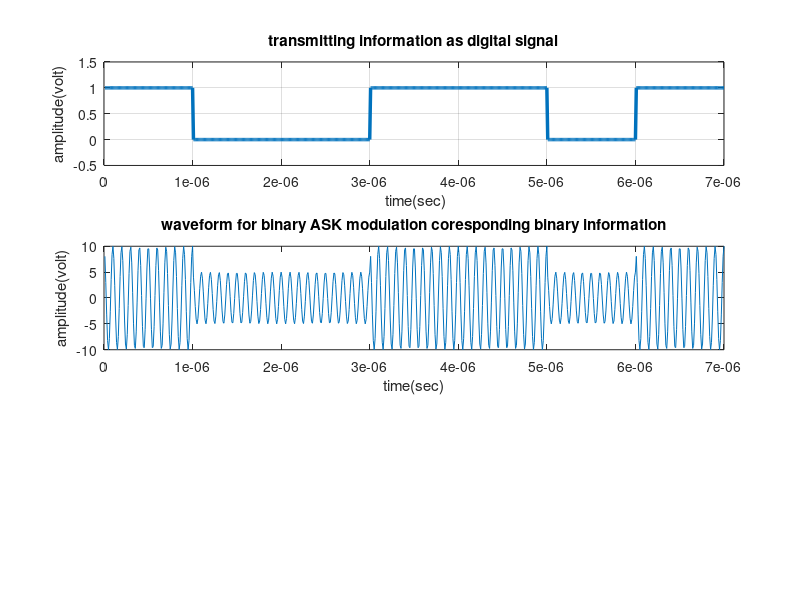

Source code (MATLAB):
clc;
clear all;
close all;


x=[ 1 0 0 1 1 0 1];                                    % Binary Information
bp=.000001;                                                    % bit period
disp(' Binary information at Trans mitter :');
disp(x);

%XX representation of transmitting binary information as digital signal XXX
bit=[]; 
for n=1:1:length(x)
    if x(n)==1;
       se=ones(1,100);
    else x(n)==0;
        se=zeros(1,100);
    end
     bit=[bit se];

end
t1=bp/100:bp/100:100*length(x)*(bp/100);
subplot(3,1,1);
plot(t1,bit,'lineWidth',2.5);grid on;
axis([ 0 bp*length(x) -.5 1.5]);
ylabel('amplitude(volt)');
xlabel(' time(sec)');
title('transmitting information as digital signal');

%XXXXXXXXXXXXXXXXXXXXXXX Binary-ASK modulation XXXXXXXXXXXXXXXXXXXXXXXXXXX%
A1=10;                      % Amplitude of carrier signal for information 1
A2=5;                       % Amplitude of carrier signal for information 0
br=1/bp;                                                         % bit rate
f=br*10;                                                 % carrier frequency 
t2=bp/99:bp/99:bp;                 
ss=length(t2);
m=[];
for (i=1:1:length(x))
    if (x(i)==1)
        y=A1*cos(2*pi*f*t2);
    else
        y=A2*cos(2*pi*f*t2);
    end
    m=[m y];
end
t3=bp/99:bp/99:bp*length(x);
subplot(3,1,2);
plot(t3,m);
xlabel('time(sec)');
ylabel('amplitude(volt)');
title('waveform for binary ASK modulation coresponding binary information');
